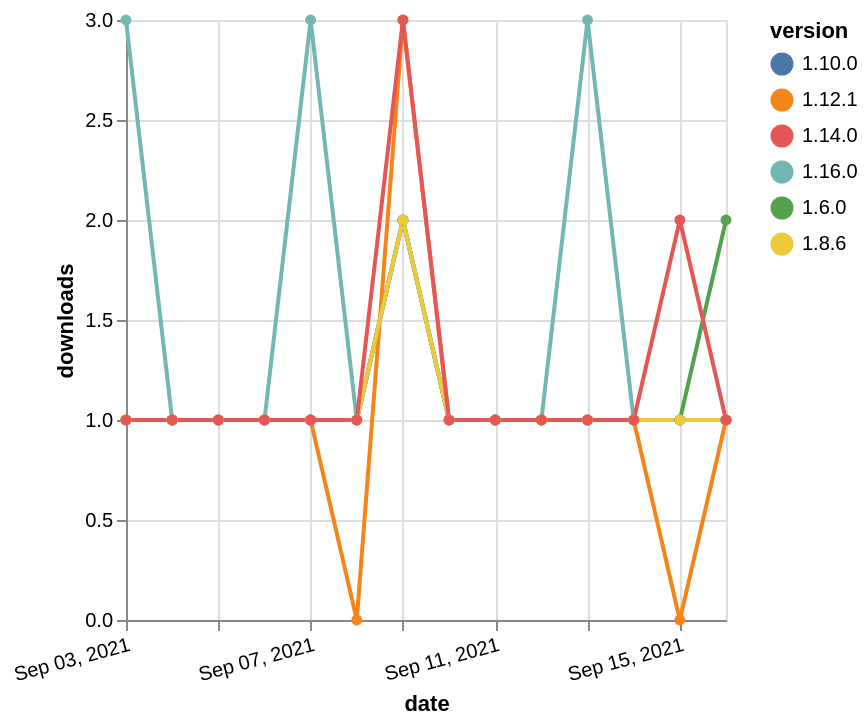

The Vega-Lite source for this figure:
### Vega-Lite specification from a JSON file in a GitHub repository (floating-point values rounded to 4 significant figures)
{"$schema": "https://vega.github.io/schema/vega-lite/v5.json", "description": "A simple bar chart with embedded data.", "data": {"values": [{"date": "2021-09-03", "total": 314, "delta": 1, "version": "1.6.0"}, {"date": "2021-09-04", "total": 315, "delta": 1, "version": "1.6.0"}, {"date": "2021-09-05", "total": 316, "delta": 1, "version": "1.6.0"}, {"date": "2021-09-06", "total": 317, "delta": 1, "version": "1.6.0"}, {"date": "2021-09-07", "total": 318, "delta": 1, "version": "1.6.0"}, {"date": "2021-09-08", "total": 319, "delta": 1, "version": "1.6.0"}, {"date": "2021-09-09", "total": 321, "delta": 2, "version": "1.6.0"}, {"date": "2021-09-10", "total": 322, "delta": 1, "version": "1.6.0"}, {"date": "2021-09-11", "total": 323, "delta": 1, "version": "1.6.0"}, {"date": "2021-09-12", "total": 324, "delta": 1, "version": "1.6.0"}, {"date": "2021-09-13", "total": 325, "delta": 1, "version": "1.6.0"}, {"date": "2021-09-14", "total": 326, "delta": 1, "version": "1.6.0"}, {"date": "2021-09-15", "total": 327, "delta": 1, "version": "1.6.0"}, {"date": "2021-09-16", "total": 329, "delta": 2, "version": "1.6.0"}, {"date": "2021-09-03", "total": 258, "delta": 1, "version": "1.10.0"}, {"date": "2021-09-04", "total": 259, "delta": 1, "version": "1.10.0"}, {"date": "2021-09-05", "total": 260, "delta": 1, "version": "1.10.0"}, {"date": "2021-09-06", "total": 261, "delta": 1, "version": "1.10.0"}, {"date": "2021-09-07", "total": 262, "delta": 1, "version": "1.10.0"}, {"date": "2021-09-08", "total": 263, "delta": 1, "version": "1.10.0"}, {"date": "2021-09-09", "total": 265, "delta": 2, "version": "1.10.0"}, {"date": "2021-09-10", "total": 266, "delta": 1, "version": "1.10.0"}, {"date": "2021-09-11", "total": 267, "delta": 1, "version": "1.10.0"}, {"date": "2021-09-12", "total": 268, "delta": 1, "version": "1.10.0"}, {"date": "2021-09-13", "total": 269, "delta": 1, "version": "1.10.0"}, {"date": "2021-09-14", "total": 270, "delta": 1, "version": "1.10.0"}, {"date": "2021-09-15", "total": 271, "delta": 1, "version": "1.10.0"}, {"date": "2021-09-16", "total": 272, "delta": 1, "version": "1.10.0"}, {"date": "2021-09-03", "total": 197, "delta": 1, "version": "1.12.1"}, {"date": "2021-09-04", "total": 198, "delta": 1, "version": "1.12.1"}, {"date": "2021-09-05", "total": 199, "delta": 1, "version": "1.12.1"}, {"date": "2021-09-06", "total": 200, "delta": 1, "version": "1.12.1"}, {"date": "2021-09-07", "total": 201, "delta": 1, "version": "1.12.1"}, {"date": "2021-09-08", "total": 201, "delta": 0, "version": "1.12.1"}, {"date": "2021-09-09", "total": 204, "delta": 3, "version": "1.12.1"}, {"date": "2021-09-10", "total": 205, "delta": 1, "version": "1.12.1"}, {"date": "2021-09-11", "total": 206, "delta": 1, "version": "1.12.1"}, {"date": "2021-09-12", "total": 207, "delta": 1, "version": "1.12.1"}, {"date": "2021-09-13", "total": 208, "delta": 1, "version": "1.12.1"}, {"date": "2021-09-14", "total": 209, "delta": 1, "version": "1.12.1"}, {"date": "2021-09-15", "total": 209, "delta": 0, "version": "1.12.1"}, {"date": "2021-09-16", "total": 210, "delta": 1, "version": "1.12.1"}, {"date": "2021-09-03", "total": 126, "delta": 3, "version": "1.16.0"}, {"date": "2021-09-04", "total": 127, "delta": 1, "version": "1.16.0"}, {"date": "2021-09-05", "total": 128, "delta": 1, "version": "1.16.0"}, {"date": "2021-09-06", "total": 129, "delta": 1, "version": "1.16.0"}, {"date": "2021-09-07", "total": 132, "delta": 3, "version": "1.16.0"}, {"date": "2021-09-08", "total": 133, "delta": 1, "version": "1.16.0"}, {"date": "2021-09-09", "total": 135, "delta": 2, "version": "1.16.0"}, {"date": "2021-09-10", "total": 136, "delta": 1, "version": "1.16.0"}, {"date": "2021-09-11", "total": 137, "delta": 1, "version": "1.16.0"}, {"date": "2021-09-12", "total": 138, "delta": 1, "version": "1.16.0"}, {"date": "2021-09-13", "total": 141, "delta": 3, "version": "1.16.0"}, {"date": "2021-09-14", "total": 142, "delta": 1, "version": "1.16.0"}, {"date": "2021-09-15", "total": 143, "delta": 1, "version": "1.16.0"}, {"date": "2021-09-16", "total": 144, "delta": 1, "version": "1.16.0"}, {"date": "2021-09-03", "total": 231, "delta": 1, "version": "1.8.6"}, {"date": "2021-09-04", "total": 232, "delta": 1, "version": "1.8.6"}, {"date": "2021-09-05", "total": 233, "delta": 1, "version": "1.8.6"}, {"date": "2021-09-06", "total": 234, "delta": 1, "version": "1.8.6"}, {"date": "2021-09-07", "total": 235, "delta": 1, "version": "1.8.6"}, {"date": "2021-09-08", "total": 236, "delta": 1, "version": "1.8.6"}, {"date": "2021-09-09", "total": 238, "delta": 2, "version": "1.8.6"}, {"date": "2021-09-10", "total": 239, "delta": 1, "version": "1.8.6"}, {"date": "2021-09-11", "total": 240, "delta": 1, "version": "1.8.6"}, {"date": "2021-09-12", "total": 241, "delta": 1, "version": "1.8.6"}, {"date": "2021-09-13", "total": 242, "delta": 1, "version": "1.8.6"}, {"date": "2021-09-14", "total": 243, "delta": 1, "version": "1.8.6"}, {"date": "2021-09-15", "total": 244, "delta": 1, "version": "1.8.6"}, {"date": "2021-09-16", "total": 245, "delta": 1, "version": "1.8.6"}, {"date": "2021-09-03", "total": 240, "delta": 1, "version": "1.14.0"}, {"date": "2021-09-04", "total": 241, "delta": 1, "version": "1.14.0"}, {"date": "2021-09-05", "total": 242, "delta": 1, "version": "1.14.0"}, {"date": "2021-09-06", "total": 243, "delta": 1, "version": "1.14.0"}, {"date": "2021-09-07", "total": 244, "delta": 1, "version": "1.14.0"}, {"date": "2021-09-08", "total": 245, "delta": 1, "version": "1.14.0"}, {"date": "2021-09-09", "total": 248, "delta": 3, "version": "1.14.0"}, {"date": "2021-09-10", "total": 249, "delta": 1, "version": "1.14.0"}, {"date": "2021-09-11", "total": 250, "delta": 1, "version": "1.14.0"}, {"date": "2021-09-12", "total": 251, "delta": 1, "version": "1.14.0"}, {"date": "2021-09-13", "total": 252, "delta": 1, "version": "1.14.0"}, {"date": "2021-09-14", "total": 253, "delta": 1, "version": "1.14.0"}, {"date": "2021-09-15", "total": 255, "delta": 2, "version": "1.14.0"}, {"date": "2021-09-16", "total": 256, "delta": 1, "version": "1.14.0"}]}, "width": "container", "mark": {"type": "line", "point": {"filled": true}}, "encoding": {"x": {"field": "date", "type": "temporal", "timeUnit": "yearmonthdate", "title": "date", "axis": {"labelAngle": -15}}, "y": {"field": "delta", "type": "quantitative", "title": "downloads"}, "color": {"field": "version", "type": "nominal"}, "tooltip": {"field": "delta"}}}
